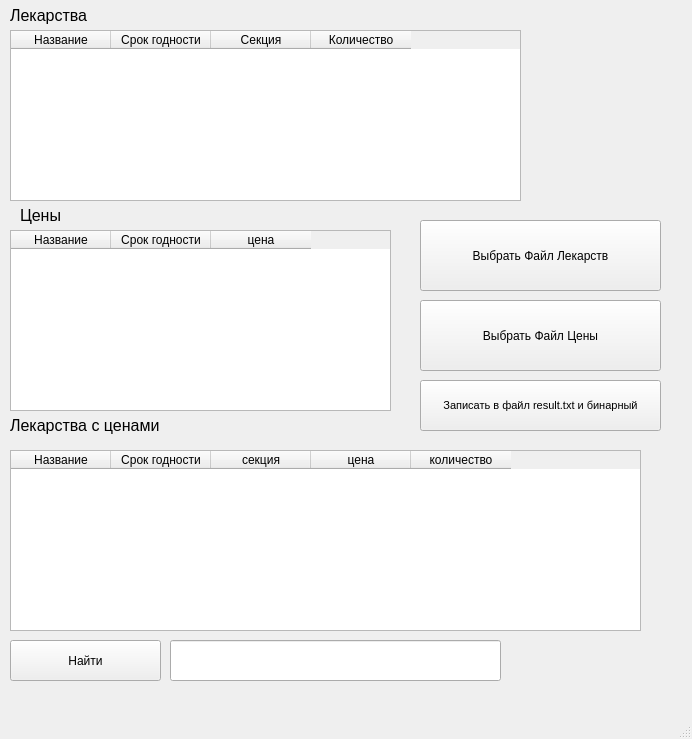
<?xml version="1.0" encoding="UTF-8"?>
<ui version="4.0">
 <class>MainWindow</class>
 <widget class="QMainWindow" name="MainWindow">
  <property name="geometry">
   <rect>
    <x>0</x>
    <y>0</y>
    <width>692</width>
    <height>739</height>
   </rect>
  </property>
  <property name="windowTitle">
   <string>MainWindow</string>
  </property>
  <widget class="QWidget" name="centralwidget">
   <widget class="QTableWidget" name="tableWidget">
    <property name="geometry">
     <rect>
      <x>10</x>
      <y>30</y>
      <width>511</width>
      <height>171</height>
     </rect>
    </property>
    <column>
     <property name="text">
      <string>Название</string>
     </property>
    </column>
    <column>
     <property name="text">
      <string>Срок годности</string>
     </property>
    </column>
    <column>
     <property name="text">
      <string>Секция</string>
     </property>
    </column>
    <column>
     <property name="text">
      <string>Количество</string>
     </property>
    </column>
   </widget>
   <widget class="QLabel" name="label_2">
    <property name="geometry">
     <rect>
      <x>10</x>
      <y>0</y>
      <width>111</width>
      <height>31</height>
     </rect>
    </property>
    <property name="font">
     <font>
      <pointsize>12</pointsize>
     </font>
    </property>
    <property name="text">
     <string>Лекарства</string>
    </property>
   </widget>
   <widget class="QLabel" name="label_3">
    <property name="geometry">
     <rect>
      <x>20</x>
      <y>200</y>
      <width>111</width>
      <height>31</height>
     </rect>
    </property>
    <property name="font">
     <font>
      <pointsize>12</pointsize>
     </font>
    </property>
    <property name="text">
     <string>Цены</string>
    </property>
   </widget>
   <widget class="QTableWidget" name="tableWidget_2">
    <property name="geometry">
     <rect>
      <x>10</x>
      <y>230</y>
      <width>381</width>
      <height>181</height>
     </rect>
    </property>
    <column>
     <property name="text">
      <string>Название</string>
     </property>
    </column>
    <column>
     <property name="text">
      <string>Срок годности</string>
     </property>
    </column>
    <column>
     <property name="text">
      <string>цена</string>
     </property>
    </column>
   </widget>
   <widget class="QTableWidget" name="tableWidget_3">
    <property name="geometry">
     <rect>
      <x>10</x>
      <y>450</y>
      <width>631</width>
      <height>181</height>
     </rect>
    </property>
    <column>
     <property name="text">
      <string>Название</string>
     </property>
    </column>
    <column>
     <property name="text">
      <string>Срок годности</string>
     </property>
    </column>
    <column>
     <property name="text">
      <string>секция</string>
     </property>
    </column>
    <column>
     <property name="text">
      <string>цена</string>
     </property>
    </column>
    <column>
     <property name="text">
      <string>количество</string>
     </property>
    </column>
   </widget>
   <widget class="QLabel" name="label_4">
    <property name="geometry">
     <rect>
      <x>10</x>
      <y>400</y>
      <width>191</width>
      <height>51</height>
     </rect>
    </property>
    <property name="font">
     <font>
      <pointsize>12</pointsize>
     </font>
    </property>
    <property name="text">
     <string>Лекарства с ценами</string>
    </property>
   </widget>
   <widget class="QPushButton" name="pushButton">
    <property name="geometry">
     <rect>
      <x>420</x>
      <y>220</y>
      <width>241</width>
      <height>71</height>
     </rect>
    </property>
    <property name="text">
     <string>Выбрать Файл Лекарств</string>
    </property>
   </widget>
   <widget class="QPushButton" name="pushButton_2">
    <property name="geometry">
     <rect>
      <x>420</x>
      <y>300</y>
      <width>241</width>
      <height>71</height>
     </rect>
    </property>
    <property name="text">
     <string>Выбрать Файл Цены</string>
    </property>
   </widget>
   <widget class="QPushButton" name="pushButton_3">
    <property name="geometry">
     <rect>
      <x>420</x>
      <y>380</y>
      <width>241</width>
      <height>51</height>
     </rect>
    </property>
    <property name="font">
     <font>
      <pointsize>8</pointsize>
     </font>
    </property>
    <property name="text">
     <string>Записать в файл result.txt и бинарный</string>
    </property>
   </widget>
   <widget class="QPushButton" name="pushButton_4">
    <property name="geometry">
     <rect>
      <x>10</x>
      <y>640</y>
      <width>151</width>
      <height>41</height>
     </rect>
    </property>
    <property name="text">
     <string>Найти</string>
    </property>
   </widget>
   <widget class="QLineEdit" name="lineEdit">
    <property name="geometry">
     <rect>
      <x>170</x>
      <y>640</y>
      <width>331</width>
      <height>41</height>
     </rect>
    </property>
   </widget>
  </widget>
  <widget class="QMenuBar" name="menubar">
   <property name="geometry">
    <rect>
     <x>0</x>
     <y>0</y>
     <width>692</width>
     <height>26</height>
    </rect>
   </property>
  </widget>
  <widget class="QStatusBar" name="statusbar"/>
 </widget>
 <resources/>
 <connections/>
</ui>
